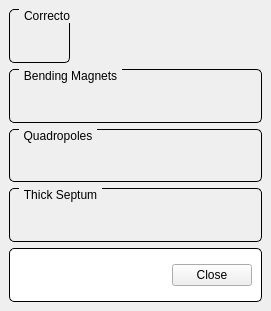
<?xml version="1.0" encoding="UTF-8"?>
<ui version="4.0">
 <class>uiTL2PowerSupply</class>
 <widget class="QMainWindow" name="uiTL2PowerSupply">
  <property name="geometry">
   <rect>
    <x>0</x>
    <y>0</y>
    <width>271</width>
    <height>311</height>
   </rect>
  </property>
  <property name="windowTitle">
   <string>TL2 Power Supplies</string>
  </property>
  <widget class="QWidget" name="centralWidget">
   <layout class="QVBoxLayout" name="verticalLayout">
    <item>
     <layout class="QHBoxLayout" name="horizontalLayout_2" stretch="0,1">
      <property name="spacing">
       <number>0</number>
      </property>
      <item>
       <widget class="QGroupBox" name="GBBendingMagnets_2">
        <property name="styleSheet">
         <string notr="true">QGroupBox {
     border: 1px solid black;
     border-radius: 5px;
     margin-top: 0.5em;
 }
 
 QGroupBox::title {
     subcontrol-origin: margin;
     left: 10px;
     padding: 0 3px 0 3px;
 }</string>
        </property>
        <property name="title">
         <string>Correctors</string>
        </property>
        <property name="checkable">
         <bool>false</bool>
        </property>
        <layout class="QVBoxLayout" name="verticalLayout_3">
         <item>
          <layout class="QVBoxLayout" name="layoutCR">
           <property name="spacing">
            <number>0</number>
           </property>
          </layout>
         </item>
        </layout>
       </widget>
      </item>
      <item>
       <spacer name="horizontalSpacer_2">
        <property name="orientation">
         <enum>Qt::Horizontal</enum>
        </property>
        <property name="sizeHint" stdset="0">
         <size>
          <width>40</width>
          <height>47</height>
         </size>
        </property>
       </spacer>
      </item>
     </layout>
    </item>
    <item>
     <widget class="QGroupBox" name="GBBendingMagnets">
      <property name="styleSheet">
       <string notr="true">QGroupBox {
     border: 1px solid black;
     border-radius: 5px;
     margin-top: 0.5em;
 }
 
 QGroupBox::title {
     subcontrol-origin: margin;
     left: 10px;
     padding: 0 3px 0 3px;
 }</string>
      </property>
      <property name="title">
       <string>Bending Magnets</string>
      </property>
      <property name="checkable">
       <bool>false</bool>
      </property>
      <layout class="QVBoxLayout" name="verticalLayout_2">
       <item>
        <layout class="QVBoxLayout" name="layoutBM">
         <property name="spacing">
          <number>0</number>
         </property>
        </layout>
       </item>
      </layout>
     </widget>
    </item>
    <item>
     <widget class="QGroupBox" name="GBQuadropoles">
      <property name="styleSheet">
       <string notr="true">QGroupBox {
     border: 1px solid black;
     border-radius: 5px;
     margin-top: 0.5em;
 }
 
 QGroupBox::title {
     subcontrol-origin: margin;
     left: 10px;
     padding: 0 3px 0 3px;
 }</string>
      </property>
      <property name="title">
       <string>Quadropoles</string>
      </property>
      <property name="checkable">
       <bool>false</bool>
      </property>
      <layout class="QVBoxLayout" name="verticalLayout_4">
       <item>
        <layout class="QVBoxLayout" name="layoutQuads">
         <property name="spacing">
          <number>0</number>
         </property>
        </layout>
       </item>
      </layout>
     </widget>
    </item>
    <item>
     <widget class="QGroupBox" name="GBThickSeptum">
      <property name="styleSheet">
       <string notr="true">QGroupBox {
     border: 1px solid black;
     border-radius: 5px;
     margin-top: 0.5em;
 }
 
 QGroupBox::title {
     subcontrol-origin: margin;
     left: 10px;
     padding: 0 3px 0 3px;
 }</string>
      </property>
      <property name="title">
       <string>Thick Septum</string>
      </property>
      <property name="checkable">
       <bool>false</bool>
      </property>
      <layout class="QVBoxLayout" name="verticalLayout_6">
       <item>
        <layout class="QVBoxLayout" name="layoutTHS"/>
       </item>
      </layout>
     </widget>
    </item>
    <item>
     <widget class="QGroupBox" name="GBClose">
      <property name="styleSheet">
       <string notr="true">QGroupBox {
 	background-color: rgb(255, 255, 255);
     border: 1px solid black;
     border-radius: 5px;
     margin-top: 0.5em;
 }
 
 QGroupBox::title {
     subcontrol-origin: margin;
     left: 10px;
     padding: 0 3px 0 3px;
 }</string>
      </property>
      <property name="title">
       <string/>
      </property>
      <layout class="QHBoxLayout" name="horizontalLayout">
       <item>
        <spacer name="horizontalSpacer">
         <property name="orientation">
          <enum>Qt::Horizontal</enum>
         </property>
         <property name="sizeHint" stdset="0">
          <size>
           <width>144</width>
           <height>20</height>
          </size>
         </property>
        </spacer>
       </item>
       <item>
        <widget class="QPushButton" name="btnClose">
         <property name="text">
          <string>Close</string>
         </property>
        </widget>
       </item>
      </layout>
     </widget>
    </item>
   </layout>
   <zorder>GBBendingMagnets</zorder>
   <zorder>GBClose</zorder>
   <zorder>GBThickSeptum</zorder>
   <zorder>GBQuadropoles</zorder>
  </widget>
 </widget>
 <resources/>
 <connections/>
</ui>
